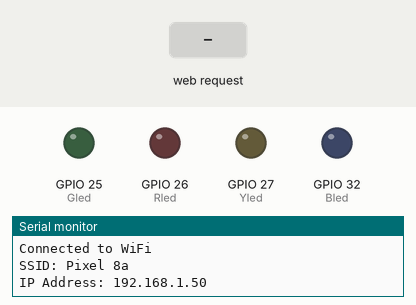
The sketch below on a simulated ESP32. On the bench: output pins drawn as LEDs (lit = HIGH), the last lines printed to the serial monitor. The test bench sets the inputs (shaded band). WiFi joins after 1.5 s; servers stay silent unless stated.

Above: at 5.2 s.
5.3 s: HTTP request GET /red/on received
At 6.5 s:
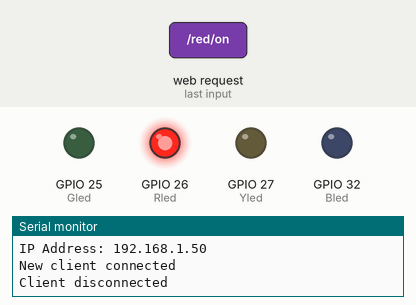
6.8 s: HTTP request GET /red/off received
At 7.7 s:
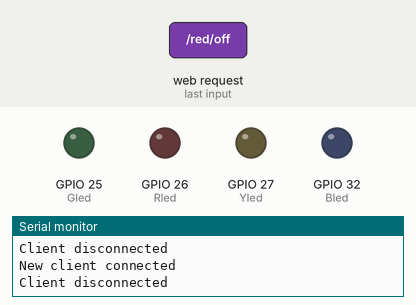
Timing chart, 0 to 9.8 s (numbered marks = the images above; inputs shaded):
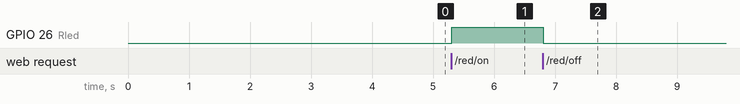

The sketch:

LED_Control_With_HTTP.ino
```cpp
#include <WiFi.h>

const char* ssid = "Pixel 8a";       // Your Wi-Fi SSID
const char* password = "87654321"; // Your Wi-Fi password

//const char* ssid = "realme_GTNEO_3150W";
//const char* password = "deeptanshu27";

const int Rled = 26;
const int Gled = 25;
const int Yled = 27;
const int Bled = 32;

WiFiServer server(80); // Create a web server at port 80

void setup() {
  pinMode(Rled, OUTPUT);
  pinMode(Gled, OUTPUT);
  pinMode(Yled, OUTPUT);
  pinMode(Bled, OUTPUT);

  Serial.begin(9600);
  delay(2000); // Allow time for Serial Monitor to initialize

  // Connect to Wi-Fi network
  WiFi.begin(ssid, password);
  while (WiFi.status() != WL_CONNECTED) {
    delay(1000);
    Serial.println("Connecting to WiFi...");
  }
  Serial.println("Connected to WiFi");

  server.begin(); // Start the web server
  Serial.println("Server started");

  Serial.println();
  Serial.println("Connected to WiFi");

  // Display Wi-Fi details
  Serial.print("SSID: ");
  Serial.println(WiFi.SSID());

  Serial.print("IP Address: ");
  Serial.println(WiFi.localIP());
}
void loop() {
  WiFiClient client = server.available(); // Check for client requests

  if (client) {
    Serial.println("New client connected");
    String currentLine = "";

    while (client.connected()) {
      if (client.available()) {
        char c = client.read();
        if (c == '\n') {
          // Check the request to control LEDs
          if (currentLine.indexOf("GET /red/on") != -1) {
            digitalWrite(Rled, HIGH);
          } else if (currentLine.indexOf("GET /red/off") != -1) {
            digitalWrite(Rled, LOW);
          }
          // Repeat similar checks for other LEDs here

          // Send the response to the client
          client.println("HTTP/1.1 200 OK");
          client.println("Content-Type: text/html");
          client.println();
          client.println("<html><body>");
          client.println("<h1>LED Control</h1>");
          // Create buttons to control LEDs
          client.println("<a href=\"/red/on\">Turn Red LED ON</a><br>");
          client.println("<a href=\"/red/off\">Turn Red LED OFF</a><br>");
          // Repeat for other LEDs
          client.println("</body></html>");
          break;
        } else {
          currentLine += c;
        }
      }
    }

    delay(10);
    client.stop();
    Serial.println("Client disconnected");
  }
}
```

Measured:
- after the input at 5.3 s, GPIO 26 (Rled): LOW → HIGH at once
- after the input at 6.8 s, GPIO 26 (Rled): HIGH → LOW at once
